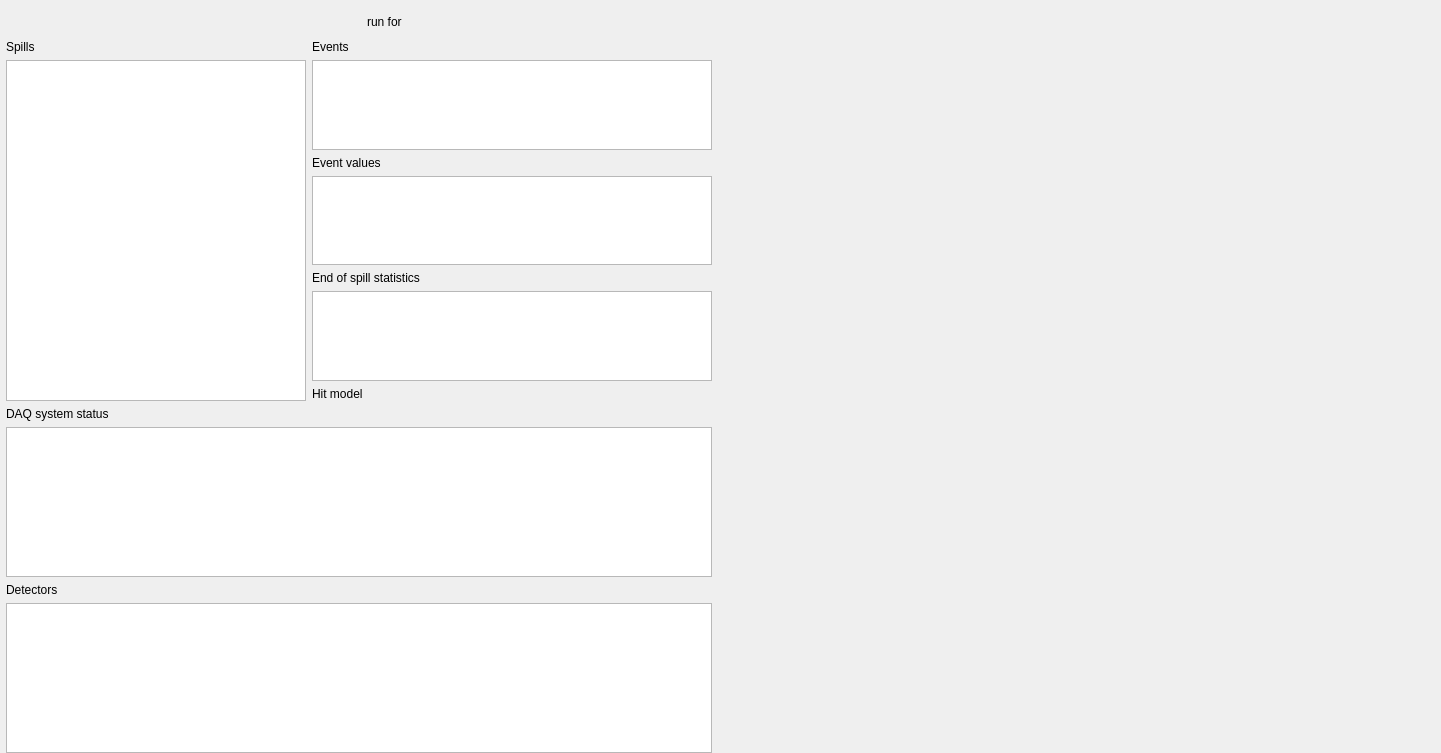
<?xml version="1.0" encoding="UTF-8"?>
<ui version="4.0">
 <class>FormListDaq</class>
 <widget class="QWidget" name="FormListDaq">
  <property name="geometry">
   <rect>
    <x>0</x>
    <y>0</y>
    <width>1441</width>
    <height>753</height>
   </rect>
  </property>
  <property name="windowTitle">
   <string>Form</string>
  </property>
  <layout class="QGridLayout" name="gridLayout">
   <property name="leftMargin">
    <number>0</number>
   </property>
   <property name="topMargin">
    <number>9</number>
   </property>
   <property name="rightMargin">
    <number>0</number>
   </property>
   <property name="bottomMargin">
    <number>0</number>
   </property>
   <item row="0" column="0">
    <layout class="QVBoxLayout" name="verticalLayout_3">
     <property name="sizeConstraint">
      <enum>QLayout::SetNoConstraint</enum>
     </property>
     <property name="leftMargin">
      <number>6</number>
     </property>
     <item>
      <layout class="QHBoxLayout" name="horizontalLayout_28">
       <property name="spacing">
        <number>3</number>
       </property>
       <item>
        <widget class="QPushButton" name="pushListStart">
         <property name="enabled">
          <bool>false</bool>
         </property>
         <property name="minimumSize">
          <size>
           <width>44</width>
           <height>25</height>
          </size>
         </property>
         <property name="maximumSize">
          <size>
           <width>44</width>
           <height>25</height>
          </size>
         </property>
         <property name="text">
          <string/>
         </property>
         <property name="icon">
          <iconset resource="../resources/qpxres.qrc">
           <normaloff>:/icons/oxy/32/1rightarrow.png</normaloff>:/icons/oxy/32/1rightarrow.png</iconset>
         </property>
         <property name="iconSize">
          <size>
           <width>22</width>
           <height>22</height>
          </size>
         </property>
         <property name="flat">
          <bool>true</bool>
         </property>
        </widget>
       </item>
       <item>
        <widget class="QPushButton" name="pushListStop">
         <property name="enabled">
          <bool>false</bool>
         </property>
         <property name="minimumSize">
          <size>
           <width>44</width>
           <height>25</height>
          </size>
         </property>
         <property name="maximumSize">
          <size>
           <width>44</width>
           <height>25</height>
          </size>
         </property>
         <property name="text">
          <string/>
         </property>
         <property name="icon">
          <iconset resource="../resources/qpxres.qrc">
           <normaloff>:/icons/oxy/32/stop.png</normaloff>:/icons/oxy/32/stop.png</iconset>
         </property>
         <property name="iconSize">
          <size>
           <width>22</width>
           <height>22</height>
          </size>
         </property>
         <property name="flat">
          <bool>true</bool>
         </property>
        </widget>
       </item>
       <item>
        <widget class="QLabel" name="label_53">
         <property name="minimumSize">
          <size>
           <width>0</width>
           <height>25</height>
          </size>
         </property>
         <property name="maximumSize">
          <size>
           <width>16777215</width>
           <height>25</height>
          </size>
         </property>
         <property name="text">
          <string>run for </string>
         </property>
         <property name="alignment">
          <set>Qt::AlignRight|Qt::AlignTrailing|Qt::AlignVCenter</set>
         </property>
        </widget>
       </item>
       <item>
        <widget class="TimeDurationWidget" name="timeDuration" native="true">
         <property name="minimumSize">
          <size>
           <width>100</width>
           <height>0</height>
          </size>
         </property>
        </widget>
       </item>
      </layout>
     </item>
     <item>
      <layout class="QHBoxLayout" name="horizontalLayout">
       <property name="sizeConstraint">
        <enum>QLayout::SetMaximumSize</enum>
       </property>
       <item>
        <layout class="QVBoxLayout" name="verticalLayout">
         <item>
          <widget class="QLabel" name="label_3">
           <property name="text">
            <string>Spills</string>
           </property>
          </widget>
         </item>
         <item>
          <widget class="QListWidget" name="listSpills">
           <property name="sizePolicy">
            <sizepolicy hsizetype="Maximum" vsizetype="Expanding">
             <horstretch>0</horstretch>
             <verstretch>0</verstretch>
            </sizepolicy>
           </property>
           <property name="minimumSize">
            <size>
             <width>200</width>
             <height>0</height>
            </size>
           </property>
           <property name="maximumSize">
            <size>
             <width>300</width>
             <height>16777215</height>
            </size>
           </property>
          </widget>
         </item>
        </layout>
       </item>
       <item>
        <layout class="QVBoxLayout" name="verticalLayout_2">
         <property name="sizeConstraint">
          <enum>QLayout::SetMaximumSize</enum>
         </property>
         <item>
          <widget class="QLabel" name="labelEvents">
           <property name="text">
            <string>Events</string>
           </property>
          </widget>
         </item>
         <item>
          <widget class="QTableWidget" name="tableHits">
           <property name="minimumSize">
            <size>
             <width>200</width>
             <height>0</height>
            </size>
           </property>
           <property name="maximumSize">
            <size>
             <width>400</width>
             <height>16777215</height>
            </size>
           </property>
          </widget>
         </item>
         <item>
          <widget class="QLabel" name="labelEventVals">
           <property name="text">
            <string>Event values</string>
           </property>
          </widget>
         </item>
         <item>
          <widget class="QTableWidget" name="tableHitValues">
           <property name="sizePolicy">
            <sizepolicy hsizetype="Minimum" vsizetype="Expanding">
             <horstretch>0</horstretch>
             <verstretch>0</verstretch>
            </sizepolicy>
           </property>
           <property name="minimumSize">
            <size>
             <width>200</width>
             <height>0</height>
            </size>
           </property>
           <property name="maximumSize">
            <size>
             <width>400</width>
             <height>300</height>
            </size>
           </property>
          </widget>
         </item>
         <item>
          <widget class="QLabel" name="labelStats">
           <property name="text">
            <string>End of spill statistics</string>
           </property>
          </widget>
         </item>
         <item>
          <widget class="QTableWidget" name="tableStats">
           <property name="minimumSize">
            <size>
             <width>200</width>
             <height>0</height>
            </size>
           </property>
           <property name="maximumSize">
            <size>
             <width>400</width>
             <height>16777215</height>
            </size>
           </property>
          </widget>
         </item>
         <item>
          <widget class="QLabel" name="labelStatsInfo">
           <property name="text">
            <string>Hit model</string>
           </property>
           <property name="wordWrap">
            <bool>true</bool>
           </property>
          </widget>
         </item>
        </layout>
       </item>
      </layout>
     </item>
     <item>
      <widget class="QLabel" name="labelState">
       <property name="text">
        <string>DAQ system status</string>
       </property>
      </widget>
     </item>
     <item>
      <widget class="QTreeView" name="treeAttribs">
       <property name="sizePolicy">
        <sizepolicy hsizetype="Preferred" vsizetype="Expanding">
         <horstretch>0</horstretch>
         <verstretch>0</verstretch>
        </sizepolicy>
       </property>
       <property name="minimumSize">
        <size>
         <width>0</width>
         <height>150</height>
        </size>
       </property>
       <property name="maximumSize">
        <size>
         <width>820</width>
         <height>16777215</height>
        </size>
       </property>
      </widget>
     </item>
     <item>
      <widget class="QLabel" name="labelDetectors">
       <property name="text">
        <string>Detectors</string>
       </property>
      </widget>
     </item>
     <item>
      <widget class="QTableView" name="tableDetectors">
       <property name="sizePolicy">
        <sizepolicy hsizetype="Preferred" vsizetype="Expanding">
         <horstretch>0</horstretch>
         <verstretch>0</verstretch>
        </sizepolicy>
       </property>
       <property name="minimumSize">
        <size>
         <width>0</width>
         <height>150</height>
        </size>
       </property>
       <property name="maximumSize">
        <size>
         <width>820</width>
         <height>16777215</height>
        </size>
       </property>
      </widget>
     </item>
    </layout>
   </item>
   <item row="0" column="1">
    <widget class="QCustomPlot" name="tracePlot" native="true">
     <property name="sizePolicy">
      <sizepolicy hsizetype="MinimumExpanding" vsizetype="Expanding">
       <horstretch>0</horstretch>
       <verstretch>0</verstretch>
      </sizepolicy>
     </property>
    </widget>
   </item>
  </layout>
 </widget>
 <customwidgets>
  <customwidget>
   <class>TimeDurationWidget</class>
   <extends>QWidget</extends>
   <header>time_duration_widget.h</header>
   <container>1</container>
  </customwidget>
  <customwidget>
   <class>QCustomPlot</class>
   <extends>QWidget</extends>
   <header>qcustomplot.h</header>
   <container>1</container>
  </customwidget>
 </customwidgets>
 <resources>
  <include location="../resources/qpxres.qrc"/>
 </resources>
 <connections/>
</ui>
